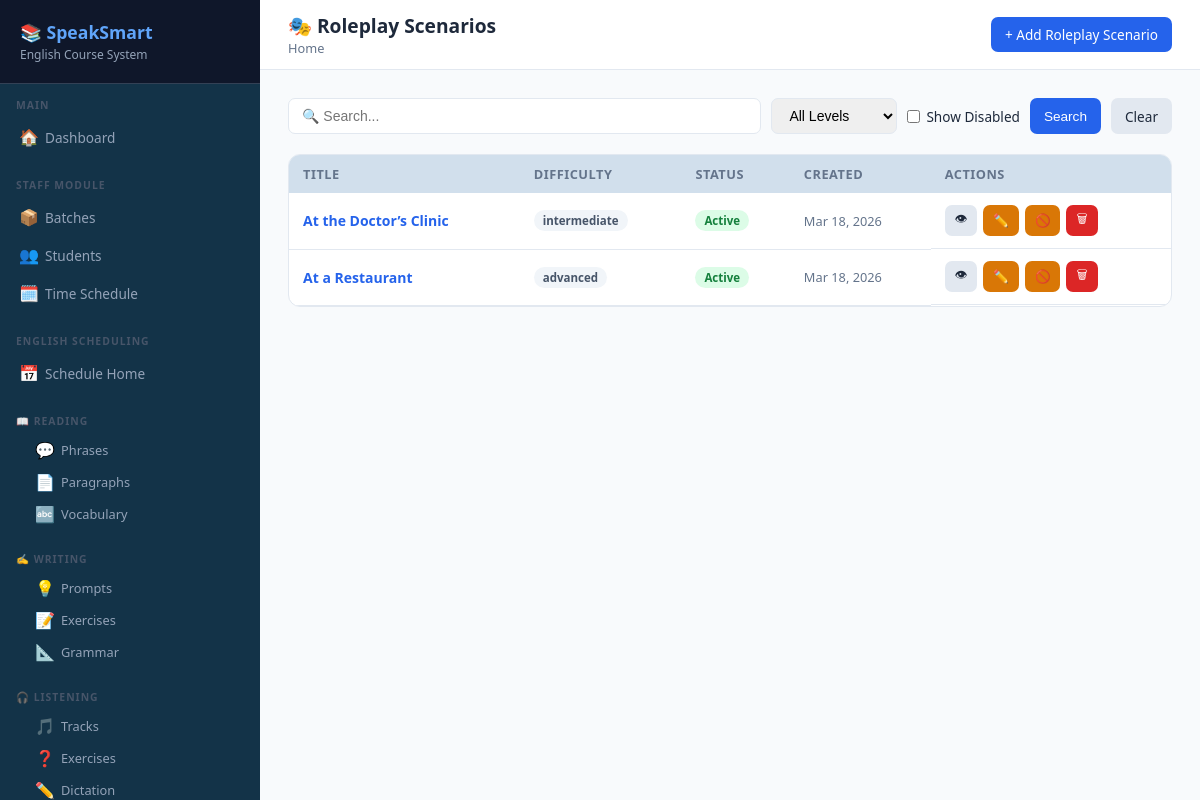
Page /scheduling/speaking/roleplay/ (signed in) on the committed database.
### scheduling/models.py (models this page shows, shortened)
class Roleplay(models.Model):
    title = models.CharField(max_length=200)
    scenario = models.TextField()
    roles = models.TextField(help_text="Describe each role on a new line")
    objectives = models.TextField(blank=True)
    sample_dialogue = models.TextField(blank=True)
    difficulty = models.CharField(max_length=20, choices=DIFFICULTY_CHOICES, default='beginner')
    is_active = models.BooleanField(default=True)
    created_by = models.ForeignKey(User, on_delete=models.SET_NULL, null=True)
    created_at = models.DateTimeField(auto_now_add=True)

### scheduling/views.py (the view)
# urls.py: path('speaking/roleplay/', views.roleplay_list, name='roleplay_list'),
@login_required
def roleplay_list(request):
    return _list_view(request, Roleplay, 'scheduling/speaking/roleplay_list.html')

### scheduling/views.py (called while the page is built)
def _list_view(request, model, template, extra_ctx=None):
    search = request.GET.get('search', '')
    diff = request.GET.get('difficulty', '')
    show_all = request.GET.get('show_all', '')
    qs = model.objects.all()
    if not show_all:
        qs = qs.filter(is_active=True)
    if diff:
        qs = qs.filter(difficulty=diff)
    if search and hasattr(model, 'text'):
        qs = qs.filter(Q(text__icontains=search))
    elif search and hasattr(model, 'title'):
        qs = qs.filter(Q(title__icontains=search))
    ctx = {'items': qs.order_by('-created_at'), 'search': search,
           'difficulty': diff, 'show_all': show_all}
    if extra_ctx:
        ctx.update(extra_ctx)
    return render(request, template, ctx)

### scheduling/templates/scheduling/speaking/roleplay_list.html (shortened to what this page needs)
{% extends "base.html" %}
{% block page_title %}🎭 Roleplay Scenarios{% endblock %}
{% block topbar_actions %}<a href="{% url 'scheduling:roleplay_create' %}" class="btn btn-primary">+ Add Roleplay Scenario</a>{% endblock %}
{% block content %}
<div class="search-bar">
  <form method="get" style="display:flex;gap:10px;flex-wrap:wrap;width:100%">
    <input name="search" value="{{ search }}" placeholder="🔍 Search..." style="flex:1;min-width:200px">
    <select name="difficulty">
      <option value="">All Levels</option>
    </select>
    <label style="display:flex;align-items:center;gap:6px;font-size:.85rem"><input type="checkbox" name="show_all" {%if show_all%}checked{%endif%} value="1"> Show Disabled</label>
    <button type="submit" class="btn btn-primary">Search</button>
    <a href="{% url 'scheduling:roleplay_create' %}" class="btn btn-secondary">Clear</a>
  </form>
</div>
<div class="card">
  <div class="card-body" style="padding:0">
    <table>
      <thead><tr><th>Title</th><th>Difficulty</th><th>Status</th><th>Created</th><th>Actions</th></tr></thead>
      <tbody>
      {%for item in items%}
      <tr>
        <td><a href="{% url 'scheduling:roleplay_detail' item.pk %}" style="font-weight:600;color:#2563eb;text-decoration:none">{{ item.title }}</a></td>
        <td><span class="badge badge-secondary">{{ item.difficulty }}</span></td>
        <td><span class="badge badge-{%if item.is_active%}success{%else%}danger{%endif%}">{%if item.is_active%}Active{%else%}Disabled{%endif%}</span></td>
        <td style="color:#64748b;font-size:.8rem">{{ item.created_at|date:"M d, Y" }}</td>
        <td class="action-buttons">
          <a href="{% url 'scheduling:roleplay_detail' item.pk %}" class="btn btn-secondary btn-sm">👁</a>
          <a href="{% url 'scheduling:roleplay_edit' item.pk %}" class="btn btn-warning btn-sm">✏️</a>
          <a href="{% url 'scheduling:roleplay_toggle' item.pk %}" class="btn btn-{%if item.is_active%}warning{%else%}success{%endif%} btn-sm" onclick="return confirm('Toggle status?')">{%if item.is_active%}🚫{%else%}✅{%endif%}</a>
          <a href="{% url 'scheduling:roleplay_delete' item.pk %}" class="btn btn-danger btn-sm" onclick="return confirm('Delete permanently?')">🗑</a>
        </td>
      </tr>
      {%empty%}
      <tr><td colspan="5"><div class="empty-state"><div class="icon">🎭</div><p>No roleplay scenarios yet.<br><a href="{% url 'scheduling:roleplay_create' %}">Add one now</a></p></div></td></tr>
      {%endfor%}
      </tbody>
    </table>
  </div>
</div>
{% endblock %}

### templates/base.html (style rules this page uses)
* { box-sizing: border-box; margin: 0; padding: 0; }
:root { --primary: #2563eb; --primary-dark: #1d4ed8; --secondary: #7c3aed; --success: #16a34a; --warning: #d97706; --danger: #dc2626; --bg: #f8fafc; --card: #ffffff; --border: #e2e8f0; --text: #1e293b; --muted: #64748b; --sidebar-w: 260px; }
body { font-family: 'Segoe UI', sans-serif; background: var(--bg); color: var(--text); display: flex; min-height: 100vh; }
.card { background: var(--card); border-radius: 12px; border: 1px solid var(--border); overflow: hidden; margin-bottom: 20px; }
.card-body { padding: 20px; }
table { width: 100%; border-collapse: collapse; font-size: 0.875rem; min-width: 500px; }
th { background: #d1dfec; padding: 10px 14px; text-align: left; font-weight: 600; font-size: 0.8rem; color: var(--muted); text-transform: uppercase; letter-spacing: 0.5px; white-space: nowrap; }
td { padding: 12px 14px; border-bottom: 1px solid var(--border); vertical-align: middle; }
.btn { display: inline-flex; align-items: center; gap: 6px; padding: 8px 14px; border-radius: 7px; font-size: 0.85rem; font-weight: 500; cursor: pointer; border: none; text-decoration: none; transition: all 0.15s; white-space: nowrap; }
.btn-primary { background: var(--primary); color: white; }
.btn-danger { background: var(--danger); color: white; }
.btn-warning { background: var(--warning); color: white; }
.btn-secondary { background: #e2e8f0; color: var(--text); }
.btn-sm { padding: 5px 10px; font-size: 0.78rem; }
.badge { display: inline-block; padding: 3px 9px; border-radius: 20px; font-size: 0.72rem; font-weight: 600; white-space: nowrap; }
.badge-success { background: #dcfce7; color: #15803d; }
.badge-secondary { background: #f1f5f9; color: #475569; }
.search-bar { display: flex; gap: 10px; align-items: center; flex-wrap: wrap; margin-bottom: 20px; }
.search-bar input, .search-bar select { padding: 8px 13px; border: 1.5px solid var(--border); border-radius: 7px; font-size: 0.875rem; }
.action-buttons { display: flex; gap: 6px; flex-wrap: wrap; }

### rows in the picture
Roleplay: title "At the Doctor’s Clinic", difficulty "intermediate", is_active "Active", created_at "Mar 18, 2026"
Roleplay: title "At a Restaurant", difficulty "advanced", is_active "Active", created_at "Mar 18, 2026"
